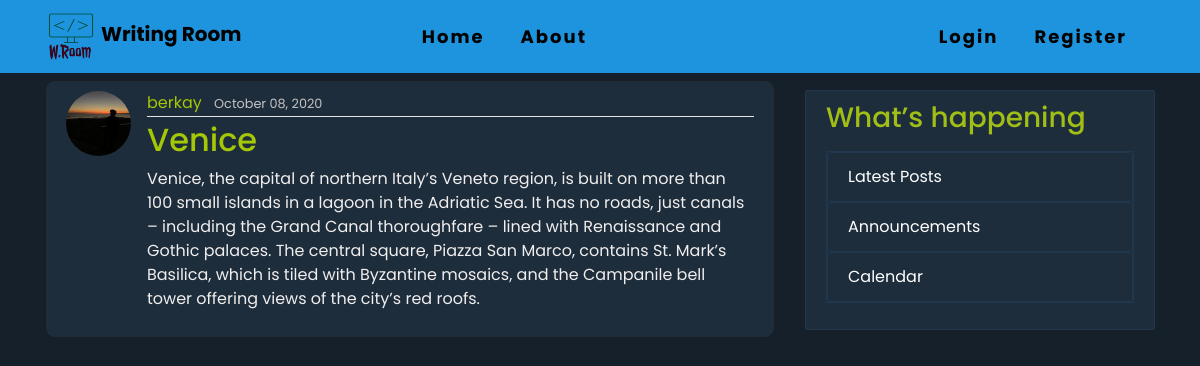
The page /post/41/ on the database its author committed.
### blog/models.py (models this page shows, shortened)
class Post(models.Model):
    title = models.CharField(max_length=100)
    content = models.TextField()
    date_posted = models.DateTimeField(default=timezone.now)
    author = models.ForeignKey(User,on_delete=models.CASCADE)

### users/models.py (models this page shows, shortened)
class Profile(models.Model):
    user = models.OneToOneField(User, on_delete=models.CASCADE)
    image = models.ImageField(default='default.jpg', upload_to='profile_pics')
    '''
        if img.height > 400 or img.width > 400:
            output_size = (400, 400)
            img.thumbnail(output_size)
            img.save(self.image.path)
    '''

### blog/views.py (the view)
# urls.py: path('post/<int:pk>/', PostDetailView.as_view(), name='post-detail'),
class PostDetailView(DetailView):
    model = Post

### blog/templates/blog/post_detail.html (shortened to what this page needs)
{% extends 'blog/base.htm' %} {% block content %}
<article class="media content-section">
  <img class="rounded-circle article-img" src="{{ object.author.profile.image.url }}" alt="">
  <div class="media-body">
    <div class="article-metadata">
      <a class="mr-2" id="author" href="{% url 'user-posts' object.author.username %}">{{ object.author }}</a>      <small id="date" class="text-muted" > {{ object.date_posted|date:"F d, Y"}}</small>
    </div>
    <h2 class="article-title" id="postTitle">{{ object.title }}</h2>
    <p class="article-content" id="content">{{ object.content }}</p>
  </div>
</article>
{% endblock content %}

### blog/static/blog/main.css (style rules this page uses)
* { box-sizing: border-box; padding: 0; margin: 0; }
body { background-color: rgb(21, 32, 43); color: #333333; margin-top: 5rem; font-family: 'Poppins', sans-serif; overflow-x: hidden; }
.content-section { padding: 10px 20px; border: 1px solid #dddddd; border-radius: 2px; margin-bottom: 20px; background-color: rgb(30, 45, 59); }
article.media { background-color: rgb(30, 45, 59); color: #f0eeee; border-radius: 2%; border: 1px solid #1b1d1f; }
#author { color: #a4c706 }
#date { color: rgb(197, 195, 195) !important; }
article.media { border-radius: 10px; }
.article-title { color: #a4c706; }
.article-content { white-space: pre-line; }
.article-img { height: 65px; width: 65px; margin-right: 16px; }
.article-metadata { padding-bottom: 1px; margin-bottom: 4px; border-bottom: 1px solid #e3e3e3 }

### users/static/users/form_style.css (style rules this page uses)
.text-muted { color: #e2d6d6 !important; }

### rows shown on the page
Post: author.profile.image (picture), author "berkay", date_posted "October 08, 2020", title "Venice", content "Venice, the capital of northern Italy’s Veneto region, is built on more than 100 small islands in a lagoon in the Adriatic Sea. It has no roads, just canals – including the Grand Canal thoroughfare – lined with Renaissance and Gothic palaces. The central square, Piazza San Marco, contains St. Mark’s Basilica, which is tiled with Byzantine mosaics, and the Campanile bell tower offering views of the city’s red roofs."
